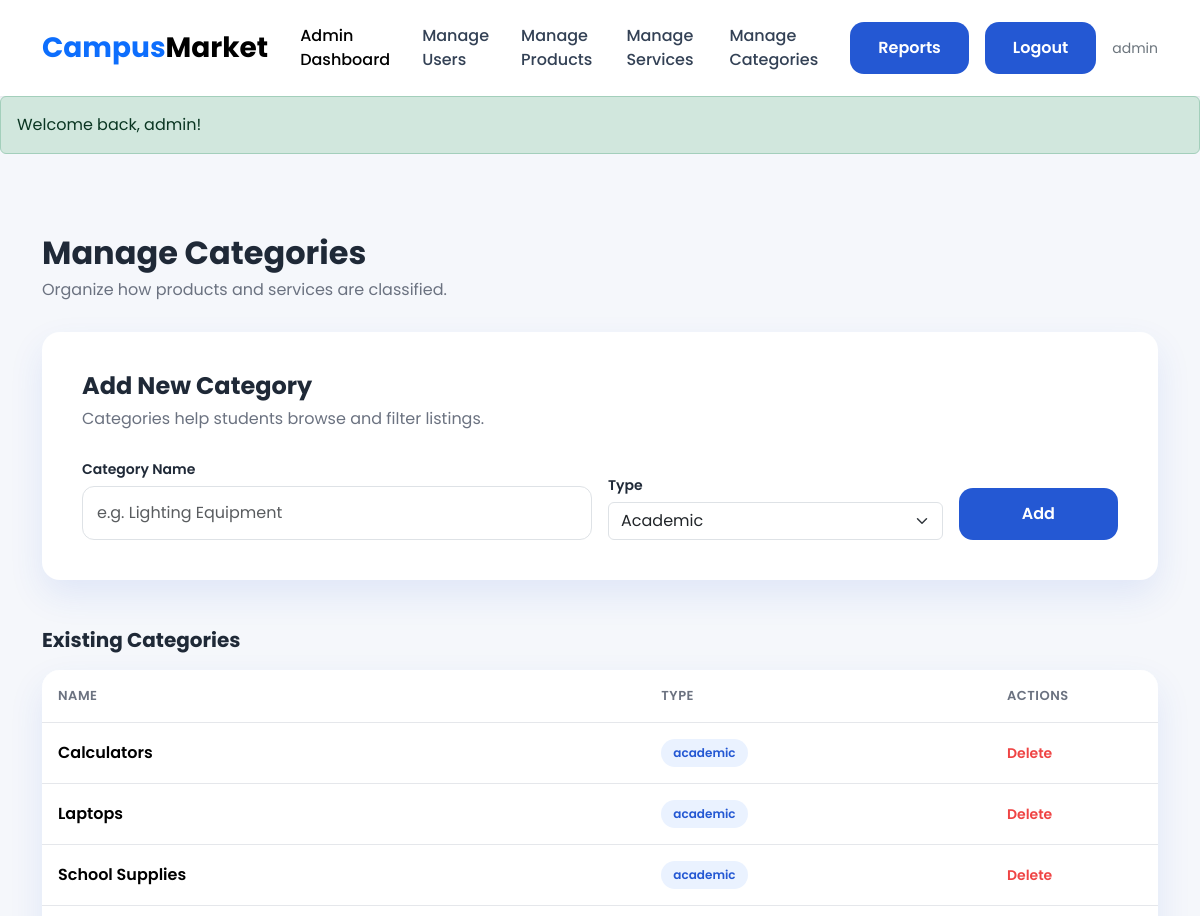
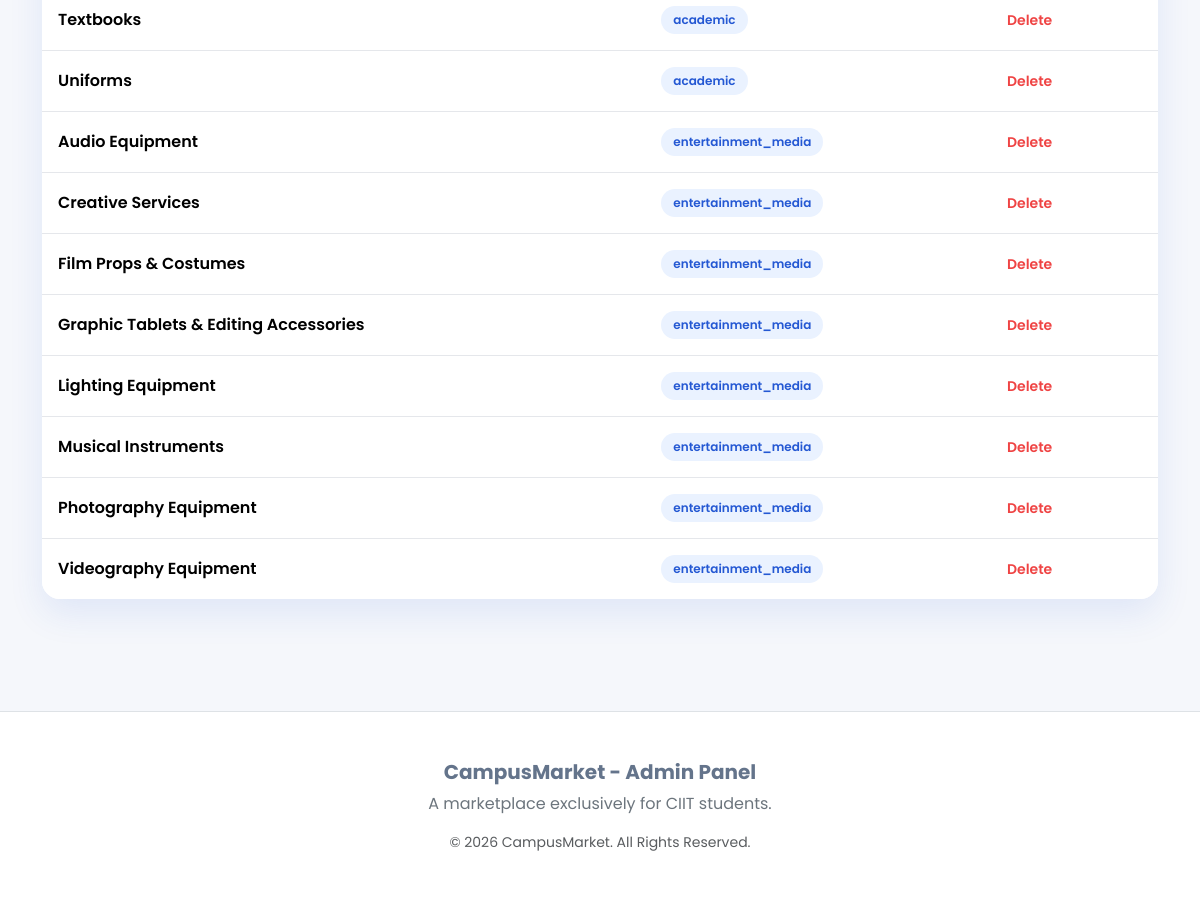
Screenshot of /admin/manage_categories.php (signed in) with the database file from the repository (2 pictures, top to bottom).
### tables this page shows
CREATE TABLE `categories` (
  `category_id` int(11) NOT NULL,
  `category_name` varchar(100) NOT NULL,
  `category_type` varchar(50) NOT NULL DEFAULT 'general'
);

### admin/manage_categories.php (the view, shortened to what this page needs)
<?php
require_once __DIR__ . '/../config/database.php';
$categories = $conn->query("SELECT * FROM categories ORDER BY category_type, category_name")
                    ->fetchAll(PDO::FETCH_ASSOC);
require_once __DIR__ . '/../includes/admin_header.php';
?>
<div class="container py-4">
    <div class="page-header">
        <h1>Manage Categories</h1>
        <p>Organize how products and services are classified.</p>
    </div>
    <div class="form-card mb-5" style="max-width:none;">
        <h2>Add New Category</h2>
        <p class="form-subtitle">Categories help students browse and filter listings.</p>
        <form method="POST" action="manage_categories.php" class="row g-3 align-items-end">
            <div class="col-md-6">
                <label>Category Name</label>
                <input type="text" name="category_name" class="form-control" placeholder="e.g. Lighting Equipment" required>
            </div>
            <div class="col-md-4">
                <label>Type</label>
                <select name="category_type" class="form-select">
                    <option value="academic">Academic</option>
                </select>
            </div>
            <div class="col-md-2">
                <button type="submit" class="btn btn-primary-custom w-100">Add</button>
            </div>
        </form>
    </div>
    <h2 class="section-title">Existing Categories</h2>
    <div class="table-card">
        <div class="table-responsive">
            <table class="table align-middle">
                <thead>
                    <tr>
                        <th>Name</th>
                        <th>Type</th>
                        <th>Actions</th>
                    </tr>
                </thead>
                <tbody>
                    <?php foreach ($categories as $cat): ?>
                    <tr>
                        <td class="fw-semibold"><?= sanitize($cat['category_name']) ?></td>
                        <td><span class="badge-type"><?= sanitize($cat['category_type']) ?></span></td>
                        <td class="row-actions">
                            <a href="delete_category.php?id=<?= $cat['category_id'] ?>" class="action-delete"
                               onclick="return confirm('Delete this category? Products/services using it may be affected.');">
                               Delete
                            </a>
                        </td>
                    </tr>
                    <?php endforeach; ?>
                </tbody>
            </table>
        </div>
    </div>
</div>
<?php require_once __DIR__ . '/../includes/admin_footer.php'; ?>

### includes/admin_header.php (shortened to what this page needs)
<?php
require_once __DIR__ . '/functions.php';
?>
<!DOCTYPE html>
<html lang="en">
<head>
    <link href="https://cdn.jsdelivr.net/npm/bootstrap@5.3.7/dist/css/bootstrap.min.css" rel="stylesheet">
    <link rel="stylesheet"
    href="https://cdn.jsdelivr.net/npm/bootstrap-icons@1.11.3/font/bootstrap-icons.min.css">
    <link rel="stylesheet" href="../assets/css/style.css">
    <link rel="stylesheet" href="../assets/css/components.css">
    <link rel="stylesheet" href="../assets/css/forms.css">
    <link rel="stylesheet" href="../assets/css/listings.css">
    <link rel="stylesheet" href="../assets/css/admin.css">
</head>
<body>
<header>
  <nav class="navbar navbar-expand-lg bg-white shadow-sm py-3">
    <div class="container">
      <a class="navbar-brand fw-bold fs-3" href="/campus-market/admin/dashboard.php">
        <span class="text-primary">Campus</span>Market
      </a>
      <div class="collapse navbar-collapse" id="navbar">
        <ul class="navbar-nav ms-auto align-items-center">
          <li class="nav-item mx-2">
            <a class="nav-link active" href="/campus-market/admin/dashboard.php">Admin Dashboard</a>
          </li>
          <li class="nav-item mx-2">
            <a class="nav-link"href="/campus-market/admin/manage_users.php">Manage Users</a>
          </li>
          <li class="nav-item mx-2">
            <a class="nav-link" href="/campus-market/admin/manage_products.php">Manage Products</a>
          </li>
          <li class="nav-item mx-2">
            <a class="nav-link"href="/campus-market/admin/manage_services.php">Manage Services</a>
          </li>
          <li class="nav-item mx-2">
            <a class="nav-link" href="/campus-market/admin/manage_categories.php">Manage Categories</a>
          </li>
          <li class="nav-item ms-3">
            <a class="btn btn-primary-custom" href="/campus-market/admin/reports.php">Reports</a>
          </li>
          <li class="nav-item ms-3">
            <a class="btn btn-primary-custom" href="/campus-market/auth/logout.php">Logout </a>
          </li>
          <?php if (isAdminLoggedIn()): ?>
            <li class="nav-item ms-3 text-secondary small d-flex align-items-center">
                <?= sanitize($_SESSION['admin_username']) ?>
            </li>
          <?php endif; ?>
        </ul>
      </div>
    </div>
  </nav>
    <?php showFlashMessage(); ?>
</header>
<main>

### includes/functions.php (shortened to what this page needs)
<?php
function sanitize($data) {
    return htmlspecialchars(trim($data), ENT_QUOTES, 'UTF-8');
}
function isAdminLoggedIn() {
    return isset($_SESSION['admin_id']);
}
function showFlashMessage() {
    if (isset($_SESSION['flash_message'])) {
        $type = $_SESSION['flash_type'] ?? 'info';
        echo "<div class='alert alert-$type'>" . $_SESSION['flash_message'] . "</div>";
    }
}

### includes/admin_footer.php (shortened to what this page needs)
</main>
<footer class="py-5 mt-5 bg-white border-top">
  <div class="container text-center">
    <h5 class="fw-bold">CampusMarket - Admin Panel</h5>
    <p class="text-secondary">A marketplace exclusively for CIIT students.</p>
    <p class="small text-muted">&copy; <?= date('Y') ?>  CampusMarket. All Rights Reserved.</p>
  </div>
</footer>
</body>
</html>

### assets/css/style.css (style rules this page uses)
:root { --primary: #2458d3; --primary-dark: #173a99; --primary-light: #eaf2ff; --background: #f5f7fb; --white: #ffffff; --text: #1f2937; --gray: #6b7280; --border: #e5e7eb; --success: #22c55e; --danger: #ef4444; --warning: #f59e0b; --radius: 18px; --shadow: 0 15px 35px rgba(36, 88, 211, 0.1); }
* { margin: 0; padding: 0; box-sizing: border-box; }
body { font-family: "Poppins", sans-serif; background: var(--background); color: var(--text); }
.btn-primary-custom { background: var(--primary); border: none; color: white; border-radius: 14px; padding: 14px 28px; font-weight: 600; transition: 0.3s ease; }
.form-control { border-radius: 12px; padding: 14px; }

### assets/css/components.css (style rules this page uses)
.navbar { background: white; }
.navbar-brand { font-weight: 700; }
.nav-link { font-weight: 500; color: #334155; }
footer { color: #64748b; }

### assets/css/forms.css (style rules this page uses)
.page-header { padding: 40px 0 30px; }
.page-header h1 { font-weight: 700; font-size: 32px; margin-bottom: 6px; }
.page-header p { color: var(--gray); font-size: 16px; margin: 0; }
.form-card { background: var(--white); border-radius: var(--radius); box-shadow: var(--shadow); padding: 40px; max-width: 720px; margin: 0 auto 60px; }
.form-card h2 { font-weight: 700; font-size: 24px; margin-bottom: 6px; }
.form-card .form-subtitle { color: var(--gray); margin-bottom: 28px; }
.form-card label { font-weight: 600; font-size: 14px; color: var(--text); margin-bottom: 6px; display: block; }

### assets/css/listings.css (style rules this page uses)
.table-card { background: var(--white); border-radius: var(--radius); box-shadow: var(--shadow); overflow: hidden; margin-bottom: 40px; }
.table-card table { margin-bottom: 0; }
.table-card thead { background: var(--background); }
.table-card thead th { font-size: 13px; text-transform: uppercase; letter-spacing: 0.04em; color: var(--gray); font-weight: 600; border-bottom: 1px solid var(--border); padding: 16px; }
.table-card tbody td { padding: 16px; vertical-align: middle; border-bottom: 1px solid var(--border); }
.table-card tbody tr:last-child td { border-bottom: none; }
.badge-type { display: inline-block; padding: 5px 12px; border-radius: 999px; font-size: 12px; font-weight: 600; background: var(--primary-light); color: var(--primary); }
.row-actions a { font-size: 14px; font-weight: 600; text-decoration: none; margin-right: 14px; }
.row-actions a.action-delete { color: var(--danger); }

### assets/css/admin.css (style rules this page uses)
.section-title { font-weight: 700; font-size: 20px; margin: 40px 0 18px; }

### rows the page displays
categories: category_name "Calculators", category_type "academic"
categories: category_name "Laptops", category_type "academic"
categories: category_name "School Supplies", category_type "academic"
categories: category_name "Textbooks", category_type "academic"
categories: category_name "Uniforms", category_type "academic"
categories: category_name "Audio Equipment", category_type "entertainment_media"
categories: category_name "Creative Services", category_type "entertainment_media"
categories: category_name "Film Props & Costumes", category_type "entertainment_media"
categories: category_name "Graphic Tablets & Editing Accessories", category_type "entertainment_media"
categories: category_name "Lighting Equipment", category_type "entertainment_media"
categories: category_name "Musical Instruments", category_type "entertainment_media"
categories: category_name "Photography Equipment", category_type "entertainment_media"
categories: category_name "Videography Equipment", category_type "entertainment_media"

### other values shown
$_SESSION['admin_username'] "admin"
$_SESSION['flash_message'] "Welcome back, admin!"
